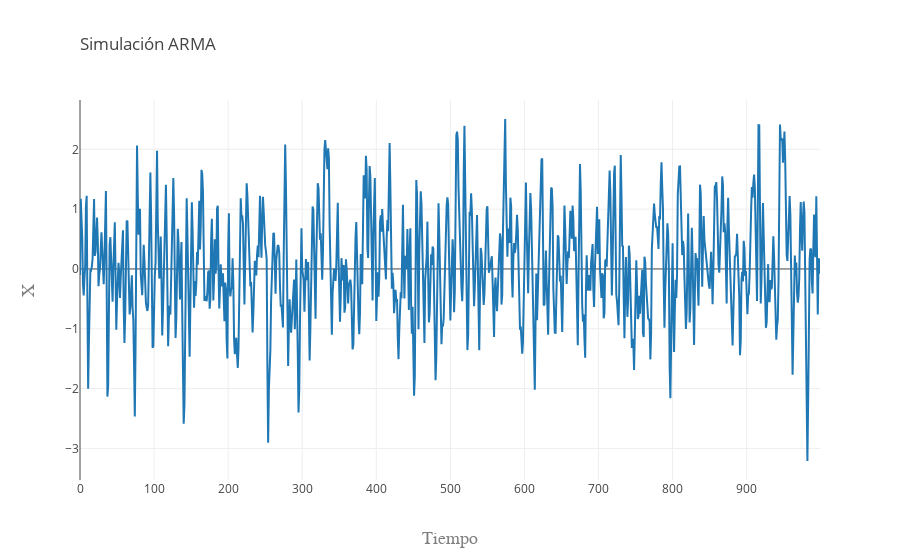

Notebook code for this chart:
### Code cell
trace1 = go.Scatter(
    y = X.T[0],
    x = np.arange(nobs),
    name = 'ARMA'
)

data = [trace1]
layout = go.Layout(
    title=go.layout.Title(
        text='Simulación ARMA',
        xref='paper',
        x=0
    ),
    xaxis=go.layout.XAxis(
        title=go.layout.xaxis.Title(
            text='Tiempo',
            font=dict(
                family='Courier New, monospace',
                size=18,
                color='#7f7f7f'
            )
        )
    ),
    yaxis=go.layout.YAxis(
        title=go.layout.yaxis.Title(
            text='X',
            font=dict(
                family='Courier New, monospace',
                size=18,
                color='#7f7f7f'
            )
        )
    )
)
fig = go.Figure(data=data, layout=layout)
py.iplot(fig, filename='ARMA')

### Figure 1 — Plotly figure (JSON) as saved in the notebook; plotly's stock layout.template omitted (floating-point values rounded to 4 significant figures; data arrays with more than 128 entries replaced by an {"elided": "..."} marker saying what was removed)
{"data": [{"name": "ARMA", "type": "scatter", "uid": "85afda71-681e-4874-ab52-19ad467610ad", "x": {"elided": "1000 int values"}, "y": {"elided": "1000 float values"}}], "layout": {"autosize": true, "title": {"text": "Simulación ARMA", "x": 0, "xref": "paper"}, "xaxis": {"autorange": true, "range": [0, 999], "title": {"font": {"color": "#7f7f7f", "family": "Courier New, monospace", "size": 18}, "text": "Tiempo"}, "type": "linear"}, "yaxis": {"autorange": true, "range": [-3.528, 2.824], "title": {"font": {"color": "#7f7f7f", "family": "Courier New, monospace", "size": 18}, "text": "X"}, "type": "linear"}}}
